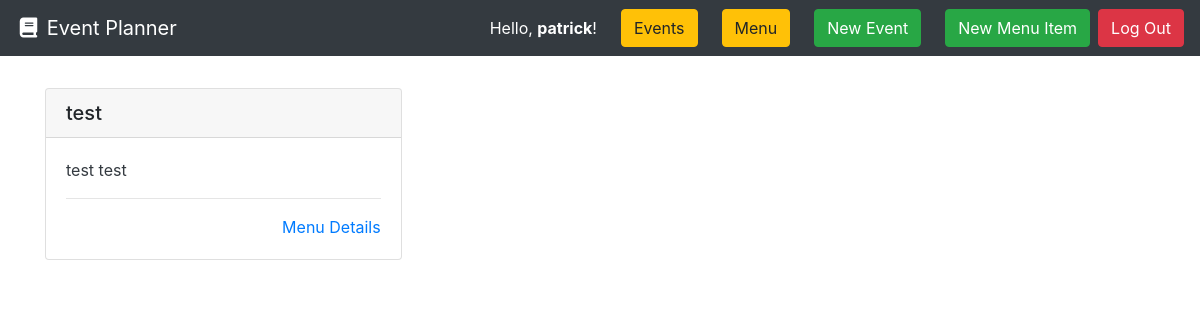
Before: /menu/ (signed in) with the older database file.
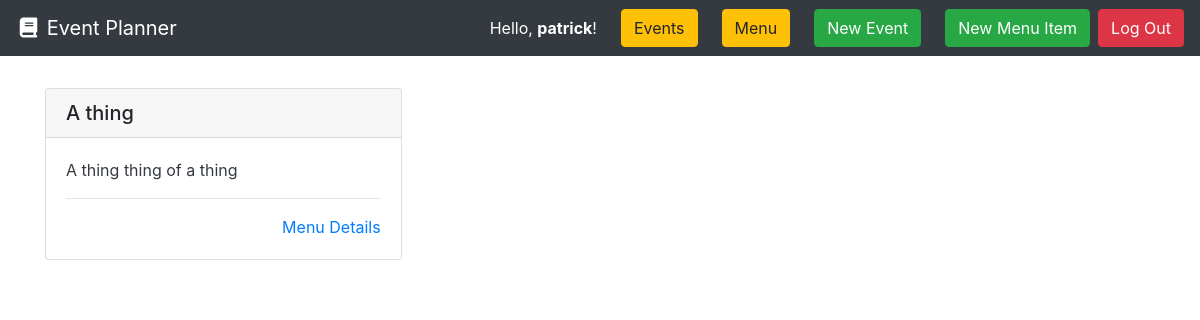
After: the same page with the newer database file.
### menu/models.py (models this page shows, shortened)
class MenuItem(models.Model):
    CLASSIFICATION_CHOICES = (
        ('neither', 'Neither'),
        ('vegan', 'Vegan'),
        ('vegetarian', 'Vegetarian'),
    )
    name = models.CharField(max_length=48, help_text='Name of the item on the menu.')
    description = models.CharField(max_length=128, null=True, blank=True, help_text='Description of a menu item.')
    price = models.IntegerField(help_text='The price in the cost of the item.')
    classification = models.CharField(max_length=10, choices=CLASSIFICATION_CHOICES, default=0, verbose_name='classification', help_text='Select if this item classifies as Vegetarian, Vegan, or Neither.')
    class Meta:
        verbose_name='menu item'
        verbose_name_plural='menu items'

### menu/views.py (the view)
# urls.py: path('menu/', MenuListView.as_view(), name='menu-list'),
class MenuListView(ListView):
    model = MenuItem
    def get(self, request):
        items = self.get_queryset().all()
        return render(request, 'menu/menu-list.html', {
        'items':items
        })

### menu/templates/menu/menu-list.html
{% extends "base.html" %}
{% block content %}
{% if items %}
    <div class="card-columns">
      {% for item in items %}
        {% include "menu/partials/card.html" %}
      {% endfor %}
    </div>
    {% else %}
      <div class="alert alert-primary" role="alert">No Items to display.</div>
    {% endif %}
{% endblock %}

### menu/templates/menu/partials/card.html (shortened to what this page needs)
{% block content %}
<div class="card mb-3">
  <h5 class="card-header ">{{ item.name }}</h5>
  <div class="card-body border-dark">
    <p class="card-text text-dark">
      {{ item.name|truncatewords_html:30 }}
      {{ item.description|truncatewords_html:30 }}
      <br>
      <hr>
      <div class="text-right"><a href="{% url 'menu-detail-page' item.id %}" name="Menu Details">Menu Details</a></div>
  </div>
</div>
{% endblock %}

Changed rows visible on the page:
removed MenuItem: name "test", description "test"
added MenuItem: name "A thing", description "thing of a thing"
